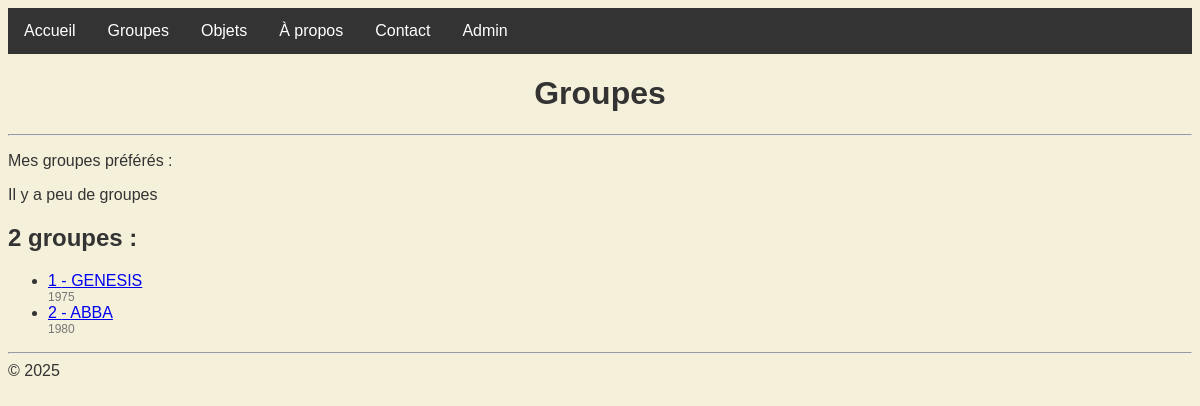
/bands, run on an earlier commit of the app's database.
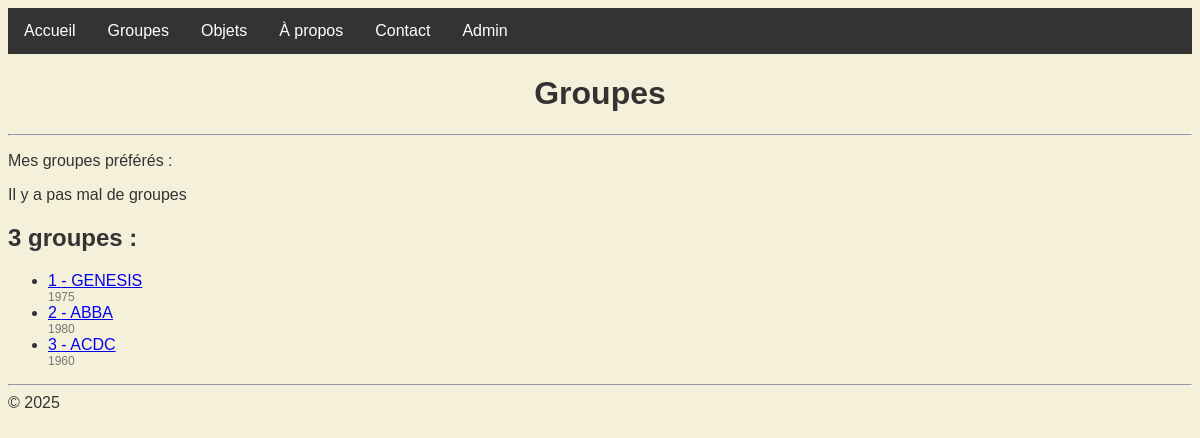
And on a later commit of the database.
### listings/models.py (models this page shows, shortened)
class Band(models.Model):
    class Genre(models.TextChoices):
        HIP_HOP = "HH"
        SYNTHETIC_POP = "SP"
        ALTERNATIVE_ROCK = "AR"
    name = models.fields.CharField(max_length=100)
    genre = models.fields.CharField(choices=Genre.choices, max_length=5)
    biography = models.fields.CharField(null=True, max_length=1000)
    year_formed = models.fields.IntegerField(
        validators=[MinValueValidator(1900), MaxValueValidator(2024)]
    )
    active = models.fields.BooleanField(default=True)
    official_homepage = models.fields.URLField(null=True, blank=True)

### listings/views.py (the view)
# urls.py: path("bands", views.bands, name="bands"),
def bands(request):
    bands = Band.objects.all()
    return render(request, "listings/bands.html", context={"bands": bands})

### listings/templates/listings/bands.html
{% extends 'listings/base.html' %}
{% block content %}
<h1 class="center">Groupes</h1>
<hr>
<p>Mes groupes préférés :</p>
{% with nb=bands|length %}
  {% if nb < 1 %} Pas de groupe
  {% elif nb < 3 %} Il y a peu de groupes
  {% else %} Il y a pas mal de groupes
  {% endif %}
{% endwith %}
<h2>{{bands|length}} groupes :</h2>
<ul>
  {% for band in bands %}
  <li><a href="{% url 'band-show' band.id %}">{{ band.id }} - {{ band.name|upper }}</a>
    <div class="small"> {{  band.year_formed }} </div>
  </li>
  {% endfor %}
</ul>
{% endblock %}

### listings/templates/listings/base.html (shortened to what this page needs)
{% load static %}
<!DOCTYPE html>
<html lang="fr">
  <head>
    <link rel="stylesheet" href="{% static 'listings/styles.css' %}" />
  </head>
  <body>
    {% block nav %} {% include 'listings/nav.html' %} {% endblock %}
    {% block content %} {% endblock %}
    <hr />
    &copy; {% now "Y" %}
  </body>
</html>

### listings/templates/listings/nav.html
<nav>
  <ul>
    <li><a href="{% url 'home' %}">Accueil</a></li>
    <li><a href="{% url 'bands' %}">Groupes</a></li>
    <li><a href="{% url 'listings' %}">Objets</a></li>
    <li><a href="{% url 'about' %}">À propos</a></li>
    <li><a href="{% url 'contact' %}">Contact</a></li>
    <li><a href="admin/">Admin</a></li>
  </ul>
</nav>

### listings/static/listings/styles.css (style rules this page uses)
body { color: #333; font-family: "arial", sans-serif; background: rgb(245, 240, 218); }
.center { text-align: center; }
.small { color: #777; font-size: 12px; }
nav ul { list-style-type: none; margin: 0; padding: 0; overflow: hidden; background-color: #333; }
nav li { float: left; }
nav li a { display: block; color: white; text-align: center; padding: 14px 16px; text-decoration: none; }

What changed in the data, as far as the page shows it:
added Band: id "3", name "ACDC", year_formed "1960"
Also different on the page:
{{ bands|length }}: "2" → "3"
text no longer shown: "Il y a peu de groupes"
text now shown: "Il y a pas mal de groupes"
